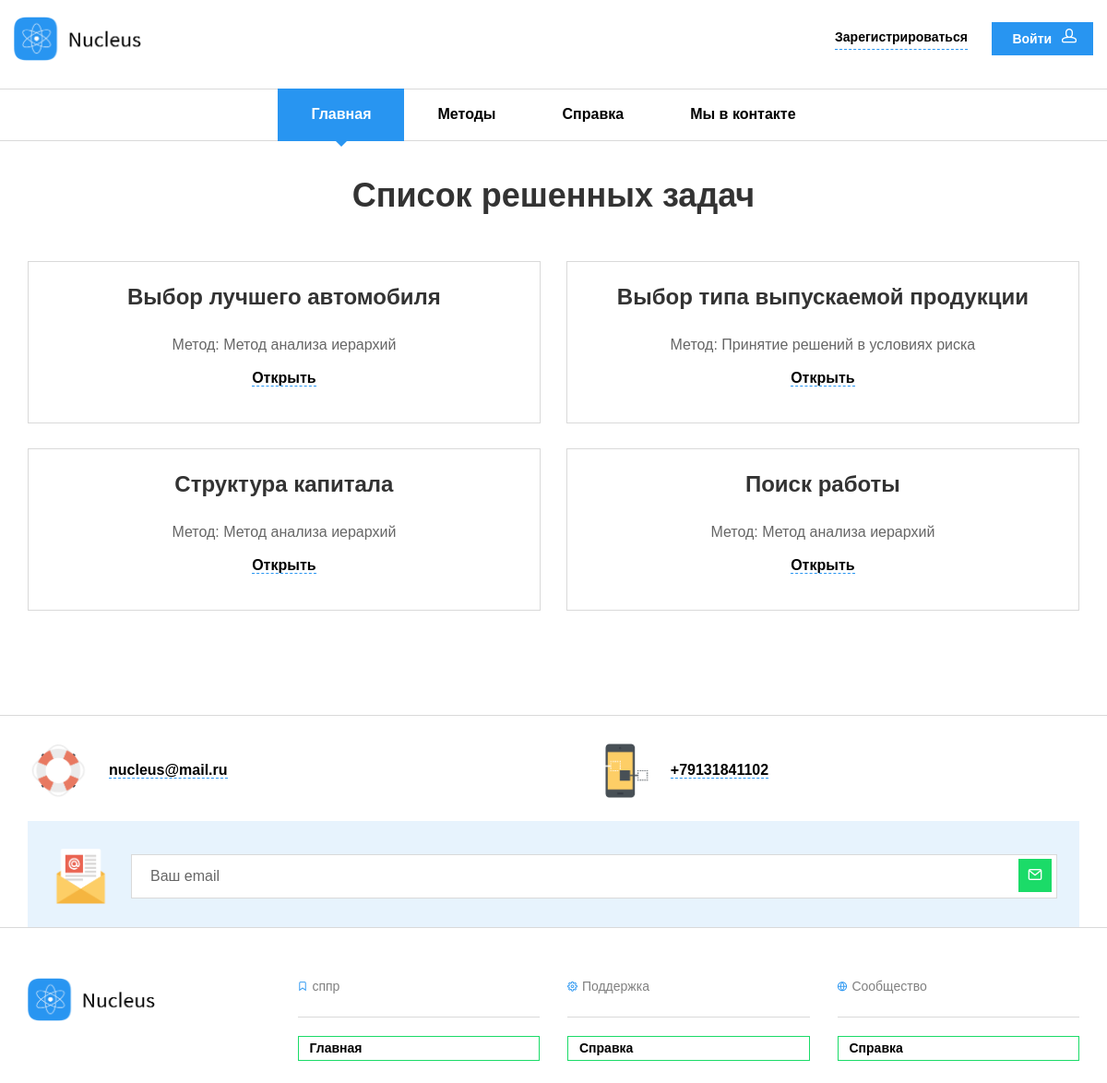
Page /account.php?user_id=12 on the committed database.
### tables this page shows
CREATE TABLE IF NOT EXISTS `experiments` (
  `id` int(11) NOT NULL,
  `experimentName` varchar(255) DEFAULT NULL,
  `method_id` int(4) NOT NULL,
  `user_id` int(10) NOT NULL
);

CREATE TABLE IF NOT EXISTS `methods` (
  `id` int(4) NOT NULL,
  `methodName` varchar(150) NOT NULL,
  `abbreviation` varchar(150) NOT NULL,
  `filter_ref` varchar(100) NOT NULL,
  `image` varchar(255) DEFAULT NULL
);

### includes/config.php (called while the page is built, shortened)
<?php
$config = array(
	'preloader' => 'is-preloader preloading',
	'preloader_spinner' => 'spinner2',
	'email' => 'nucleus@mail.ru',
	'telephone' => '+79131841102',
	'vk' => 'https://vk.com/feed',
	'db' => array(
			'server' => 'localhost',
			'username' => 'root',
			'password' => '',
			'name' => 'sppr'
		)
	);
?>

### account.php (the view, shortened to what this page needs)
<?php
require "includes/config.php";
?>
<!DOCTYPE html>
<html>
<head>
  <link href="design/masterslider/style/masterslider.css" rel="stylesheet" media="screen">
  <link href="design/css/styles.css" rel="stylesheet" media="screen">
</head>
<body class="<?php echo $config['preloader'];?>">
  <div class="page-wrapper">
    <?php include "includes/header.php" ?>
    <section class="page-title">
        <h3 class="block-title text-center">Список решенных задач</h3>
    </section>
    <div class="container">
      <section class="grid isotope-grid col-2">
    <?php
        $experiments = mysqli_query($connection, "SELECT * FROM `experiments` WHERE `user_id` = " . (int) $_GET['user_id']);
        while($experiment = mysqli_fetch_assoc($experiments))
        {
    ?>
        <div class="grid-item">
          <article class="post-item">
            <div class="post-body">
              <a href="#" class="post-title">
                <h3><?php echo $experiment['experimentName']; ?></h3>
              </a>
              <p>
                <?php
                  $query = "SELECT `methodName` FROM `methods` WHERE `id`={$experiment['method_id']}";
                  $data = mysqli_query($connection, $query);
                  if(mysqli_num_rows($data) == 1){
                    $type = mysqli_fetch_assoc($data);
                    echo "Метод: " . $type['methodName'];
                  }
                ?>
              </p>
              <a href="story.php?experiment_id=<?php echo $experiment['id'];?>&methodName=<?php echo $type['methodName'];?>">Открыть</a>
            </div>
          </article>
        </div>
      <?php } ?>
    </div>
    <?php include "includes/footer.php" ?>
  </div>
</body>
</html>

### rows in the picture
experiments: experimentName "Выбор лучшего автомобиля", method.methodName "Метод анализа иерархий"
experiments: experimentName "Выбор типа выпускаемой продукции", method.methodName "Принятие решений в условиях риска"
experiments: experimentName "Структура капитала", method.methodName "Метод анализа иерархий"
experiments: experimentName "Поиск работы", method.methodName "Метод анализа иерархий"

### other values in the picture
$config['email'] "nucleus@mail.ru"
$config['telephone'] "+79131841102"
